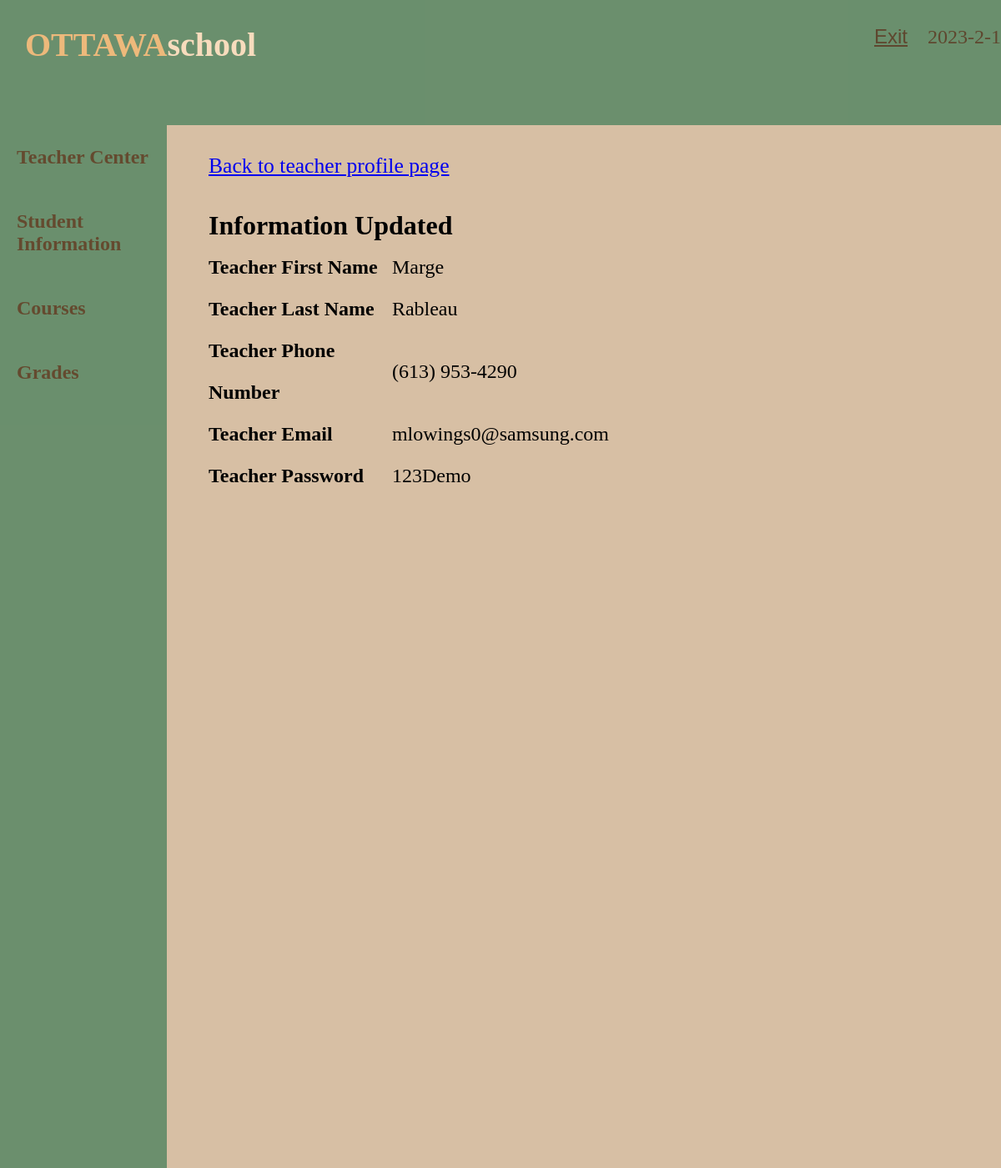
Page /TPShow.php (signed in) on the committed database.
### tables this page shows
CREATE TABLE `teacher` (
  `teacherID` mediumint(8) unsigned NOT NULL auto_increment,
  `firstName` varchar(255) default NULL,
  `lastName` varchar(255) default NULL,
  `phone` varchar(100) default NULL,
  `email` varchar(255) default NULL,
  `password` varchar(100) default NULL,
  `courseID` mediumint(8) unsigned default NULL,
  FOREIGN KEY (`courseID`) REFERENCES `course`(`courseID`) ON DELETE SET NULL,
  PRIMARY KEY (`teacherID`)
) AUTO_INCREMENT=1;

### TPShow.php (the view, shortened to what this page needs)
<!DOCTYPE html>
<html lang="en">
<head>
    <link rel="stylesheet" href="style.css">
</head>
<body onload="time()" class="bgc">
    <header class="sysHead">
        <div class="headContainer">
            <div class="item1">
                <h1><span>ottawa</span>school</h1>
            </div>
            <div class="item2">
                <button class="btn" id="exit" onclick="exitButton()">exit</button>
                <span id="time"></span>
            </div>
        </div>
    </header>
    <div class="gridC">
        <div class="item1HP">
            <ul class="userMenu">
                <li><a href="4_1_teacherPage.php" class="current">teacher center</a></li>
                <li><a href="4_2_studentsList.php">student information</a></li>
                <li><a href="4_3_course.php">courses</a></li>
                <li><a href="4_4_grades.php">grades</a></li>
            </ul>
        </div>
        <div class="item2SHP">
            <?php
                $db = db_connect();
                $id = $_SESSION['userid'];
                $sql = "SELECT * FROM teacher WHERE teacherID= '$id' ";
                $result_set = mysqli_query($db, $sql);
                $result = mysqli_fetch_assoc($result_set);
            ?>
            <div class="SPcontent">
                <a class="back-link" href="4_1_teacherPage.php">Back to teacher profile page</a>
                <div class="pageEdit">
                    <h1>Information Updated</h1>
                    <table class="attributes">
                        <tr class="PEafter">
                            <td class="PEAtd">Teacher First Name</td>
                            <td><?php echo $result['firstName']; ?></td>
                        </tr>
                        <tr class="PEafter">
                            <td class="PEAtd">Teacher Last Name</td>
                            <td><?php echo $result['lastName']; ?></td>
                        </tr>
                        <tr class="PEafter">
                            <td class="PEAtd">Teacher Phone Number</td>
                            <td><?php echo $result['phone']; ?></td>
                        </tr>
                        <tr class="PEafter">
                            <td class="PEAtd">Teacher Email</td>
                            <td><?php echo $result['email']; ?></td>
                        </tr>
                        <tr class="PEafter">
                            <td class="PEAtd">Teacher Password</td>
                            <td><?php echo $result['password']; ?></td>
                        </tr>
                    </table>
                </div>
            </div>
        </div>
    </div>
</body>
</html>

### style.css (style rules this page uses)
* { padding: 0px; margin: 0px; box-sizing: border-box; }
.bgc { background-color: rgb(215, 191, 164); }
.headContainer { display: flex; flex-direction: row; justify-content: space-between; }
.item1 h1 { font-size: 2.5rem; text-transform: capitalize; color: bisque; text-align:center; margin-top: 30px; margin-left: 30px; }
.item1 span { text-transform: uppercase; color:rgb(243, 184, 113); }
.item2 button { border-style: none; background-color: transparent; font-family:Arial, Helvetica, sans-serif; font-size: 1.5rem; color: #412a12; text-transform: capitalize; text-decoration: underline; align-items: right; margin-top: 30px; margin-right: 20px; border-radius: 8px; }
.item2 span { color: #412a12; font-size: 1.5rem; margin-top: 30px; }
.btn { cursor:pointer; }
.sysHead { background-color: rgb(80, 132, 96); height: 150px; opacity: 0.8; }
.userMenu { width: 200px; background-color: rgb(80, 132, 96); height: 100%; position: absolute; opacity: 0.8; }
.userMenu li a { color:#482e13; padding: 25px 0px; padding-left: 20px; display: block; text-align: left; font-size: 1.5rem; text-transform: capitalize; font-weight: bold; text-decoration: none; }
.gridC { display: grid; grid-template-columns: 250px 280px 200px 260px; }
table { border-collapse: collapse; line-height: 50px; font-size: 1.2rem; width: 100%; }
.SPcontent a { margin-top: 15px; padding-top: 15px; }
.SPcontent { margin-top: 5%; line-height: 50px; }
.SPcontent a { font-size: 1.6rem; }
.pageEdit { margin-top: 18px; }
.item2SHP { grid-column-start: 2; grid-column-end: 4; }
.PEafter { font-size: 1.5rem; width: 80%; }
.PEAtd { font-weight: bold; }

### rows in the picture
teacher: firstName "Marge", lastName "Rableau", phone "(613) 953-4290", email "mlowings0@samsung.com", password "123Demo"
